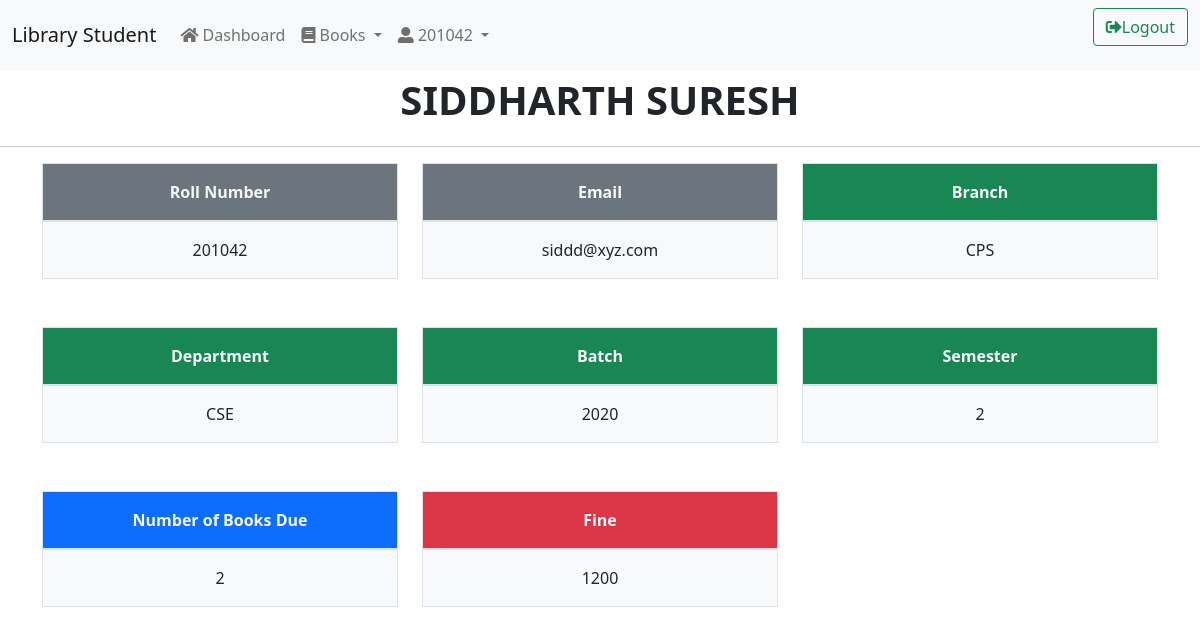
The page /profile/ (signed in) on the database as committed earlier.
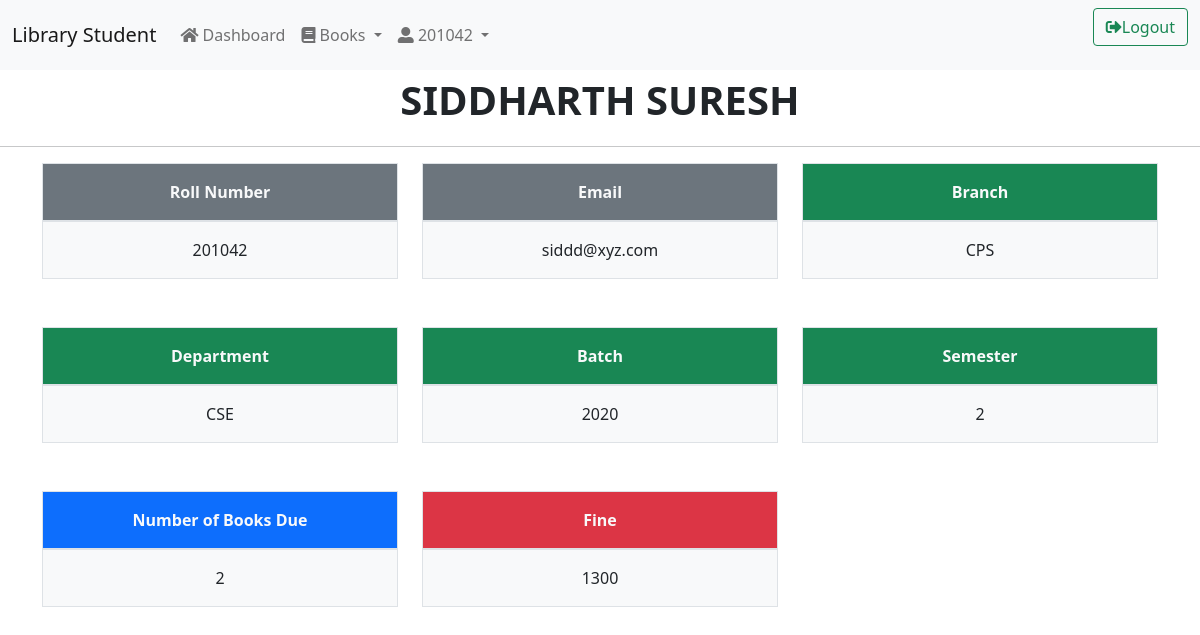
The same page on the database as committed later.
### library/models.py (models this page shows, shortened)
class Student(models.Model):
    user = models.OneToOneField(User, on_delete=models.CASCADE)
    roll_no = models.CharField(max_length=10)
    name = models.CharField(max_length=20)
    branch = models.CharField(max_length=3)
    DEPT = ( ('1', 'CSE'), ('2', 'ECE'), ('3','EEE'),('4','ME'))
    department = models.CharField(max_length=1, choices=DEPT, blank=True, default='1')
    BAT = (('1','2017'),('2','2018'),('3','2019'),('4','2020'))
    batch = models.CharField(max_length=1, choices=BAT, blank=True, default='4')
    SEM = (('1','1'),('2','2'),('3','3'),('4','4'),('5','5'),('6','6'),('7','7'),('8','8'))
    semester = models.CharField(max_length=1, choices=SEM, blank=True, default='1')
    fine = models.IntegerField(default=0)
    email=models.EmailField()
    class Meta:
        ordering = ['roll_no']
    def num_books(self):
        return IssueBook.objects.filter(student=self, is_returned=False).count()

### library/views.py (the view)
# urls.py: path('profile/', Profile_view),
@login_required(redirect_field_name='dashboard')
def Profile_view(request):
	if request.user.is_staff:
		return redirect('/staff')
	student=Student.objects.get(user=request.user)
	return render(request, "profile.html", locals())

### library/templates/profile.html (shortened to what this page needs)
<html>
	<head>
    	{% include 'csscdn.html' %}
	</head>
	{% include 'navbar.html' %}
	<p class="fs-1 text-uppercase fw-bolder text-center">{{student.name}}</p>
	<hr>
	<div class="container overflow-hidden">
	  <div class="row gy-5 text-center">
	    <div class="col-4">
	      <div class="p-3 border bg-secondary text-light fw-bold">Roll Number</div>
	      <div class="p-3 border bg-light ">{{student.roll_no}}</div>
	    </div>
	    <div class="col-4">
	    	<div class="p-3 border bg-secondary text-light fw-bold">Email</div>
	      <div class="p-3 border bg-light">{{student.email}}</div>
	    </div>
	    <div class="col-4">
	    	<div class="p-3 border bg-success text-light fw-bold">Branch</div>
	      <div class="p-3 border bg-light">{{student.branch}}</div>
	    </div>
	    <div class="col-4">
	    	<div class="p-3 border bg-success text-light fw-bold">Department</div>
	      <div class="p-3 border bg-light">{{student.get_department_display}}</div>
	    </div>
	    <div class="col-4">
	    	<div class="p-3 border bg-success text-light fw-bold">Batch</div>
	      <div class="p-3 border bg-light">{{student.get_batch_display}}</div>
	    </div>
	    <div class="col-4">
	    	<div class="p-3 border bg-success text-light fw-bold">Semester</div>
	      <div class="p-3 border bg-light">{{student.get_semester_display}}</div>
	    </div>
	    <div class="col-4">
	    	<div class="p-3 border bg-primary text-light fw-bold">Number of Books Due</div>
	      <div class="p-3 border bg-light">{{student.num_books}}</div>
	    </div>
	    <div class="col-4">
	    	<div class="p-3 border bg-danger text-light fw-bold">Fine</div>
	      <div class="p-3 border bg-light">{{student.fine}}</div>
	    </div>
	  </div>
	</div>
	</body>
</html>

Rows that differ between the two databases and show on the page:
changed Student "SIDDHARTH SURESH": fine "1200" → "1300"
